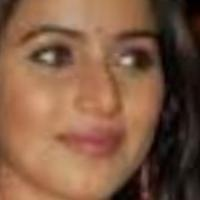
#> input picture src/1_1_0_20161219202919508.jpg.chip.jpg, 200 x 200 px
$ python facial_recognition.py --face haarcascade_frontalface_default.xml --image 1_1_0_20161219202919508.jpg.chip.jpg
#> lines starting #> are read from the running program, lines starting #| are printed output that depends on the picture
# USAGE
# ** Locally Installed OpenCV: from `src` directory:
# python FaceRecognition.py --face cascades/haarcascade_frontalface_default.xml --image images/filename
# ** Docker Container: from a4_face-detection:
# docker run --rm -v $(pwd)/src:/root opencv python FaceRecognition.py --face cascades/haarcascade_frontalface_default.xml --image images/bts.jpg


# import the necessary packages
'''FaceDetector class is first defined. Then, we use argparse to parse
the command line arguments and cv2 to provide us with our OpenCV bindings.'''

from __future__ import print_function
from imagesearch.facedetector import FaceDetector
import argparse
import cv2


# construct the argument parse and parse the arguments
ap = argparse.ArgumentParser()
ap.add_argument("-f", "--face", required=True,
                help="path to where the face cascade resides")
ap.add_argument("-i", "--image", required=True,
                help="path to where the image file resides")
args = vars(ap.parse_args())


'''Before we can even think about finding faces in an image,
we first need to define a class to handle how we are going
to find faces in an image. Go to facedetector!'''

# load the image and convert it to grayscale
image = cv2.imread(args["image"])
#> image is the input picture: shape (200, 200, 3); mean B, G, R 67.2, 90.6, 128.5
gray = cv2.cvtColor(image, cv2.COLOR_BGR2GRAY)
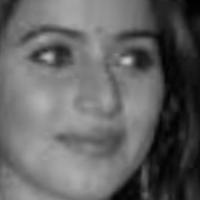
#> gray: shape (200, 200); min 1, max 199, mean 99.3

# find faces in the image
'''instantiate the FaceDetector class,
supplying the path to our XML classifier as the sole parameter.'''
#> (the run stopped early here; a loop or call above may not have finished)
